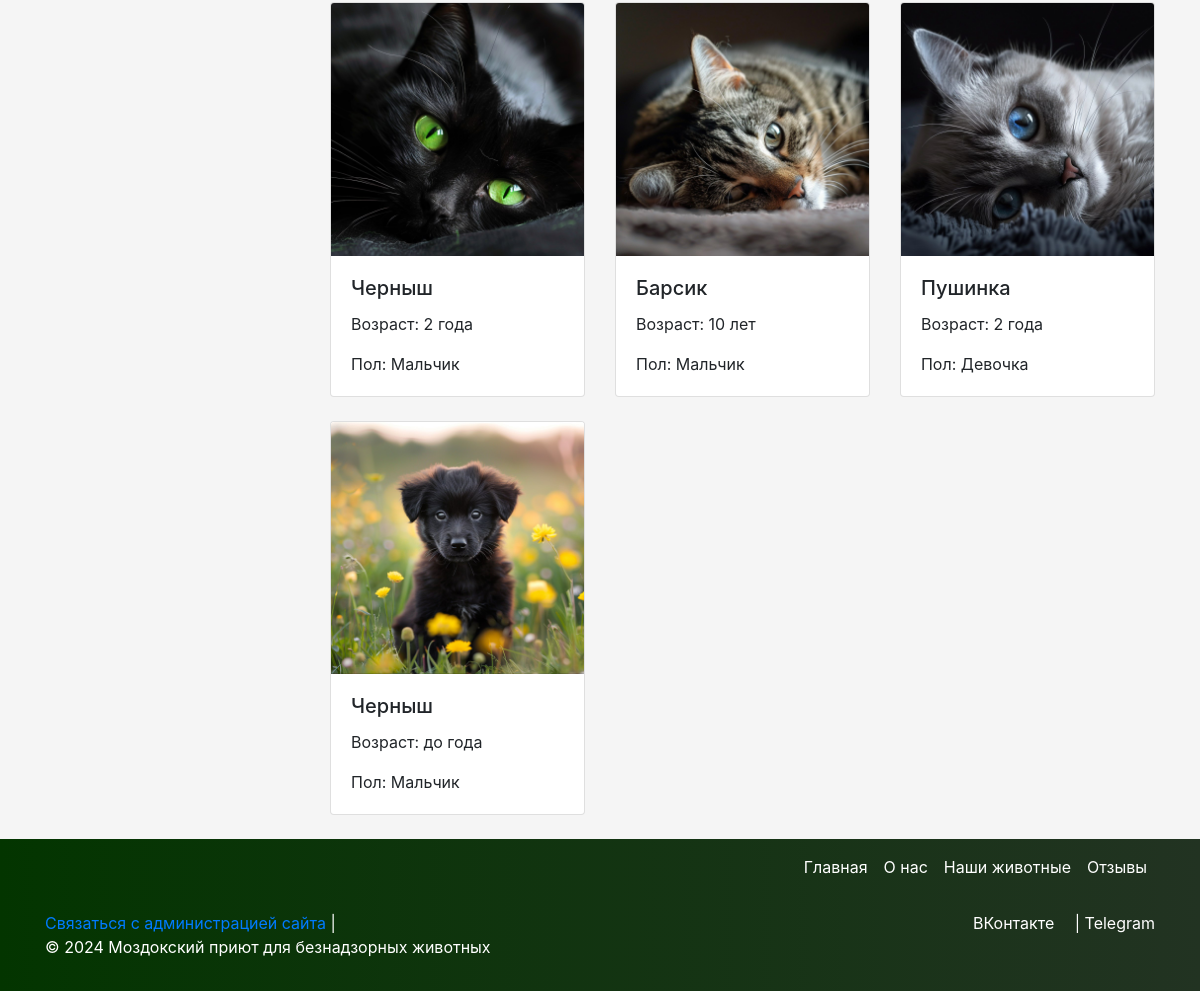
The page /animal_catalog/animal_catalog/ (lower part) on the database as committed earlier.
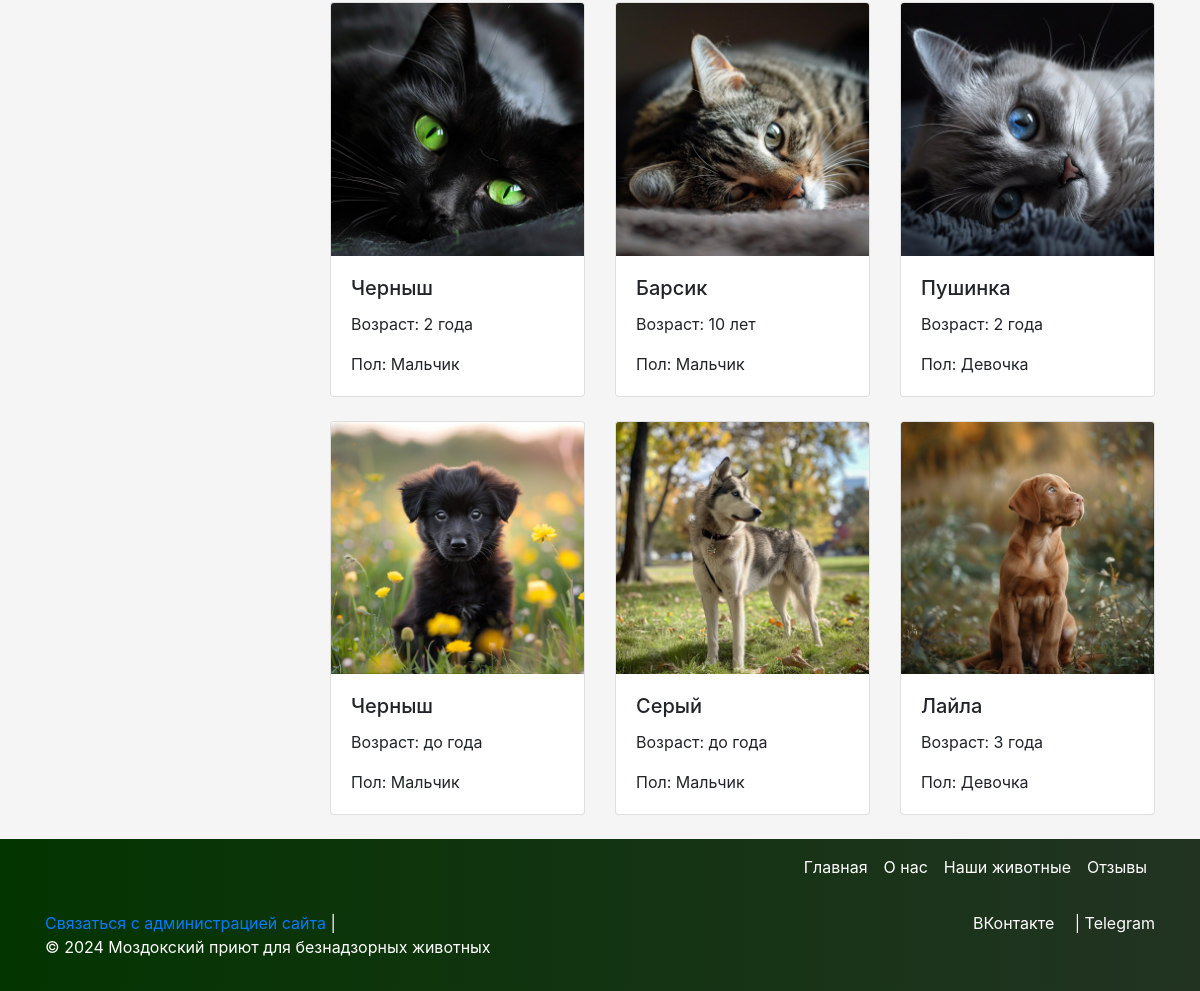
The same page on the database as committed later.
### administration_app/models.py (models this page shows, shortened)
class Animal(models.Model): # создание класса "Животное"
    name = models.CharField(max_length=100)
    photo = models.ImageField(upload_to='animal_photos/')
    description = models.TextField(default='')
    age = models.IntegerField(default=1,)
    category = models.ForeignKey(Category, on_delete=models.CASCADE)
    gender = models.ForeignKey(Gender,default='', on_delete=models.CASCADE)
    registration_date = models.DateField(auto_now_add=True)

class Gender(models.Model): # пол животного
    gender = models.CharField(max_length=50, unique=True)
    def __str__(self):
        return f'{self.gender}'

### catalogue_app/views.py (the view)
# urls.py: path('animal_catalog/', include('catalogue_app.urls')),
def animal_catalog(request):
    categories = Category.objects.all()
    genders = Gender.objects.all()
    selected_category = request.GET.get('category')
    selected_gender = request.GET.get('gender')
    animals = Animal.objects.all()
    if selected_category:
        animals = animals.filter(category__title=selected_category)
    if selected_gender:
        animals = animals.filter(gender__gender=selected_gender)
    return render(request, 'animal_catalog.html', {'animals': animals, 'categories': categories, 'genders': genders, 'selected_category': selected_category, 'selected_gender': selected_gender})

### catalogue_app/templates/animal_catalog.html (shortened to what this page needs)
{% extends 'base.html' %}
{% block content %}
    <div class="row">
        <div class="col-md-3">
        </div>
        <div class="col-md-9">
            <div class="row">
                {% for animal in animals %}
                    <div class="col-md-4 mb-4">
                        <div class="card" data-toggle="modal" data-target="#animalModal{{ animal.id }}">
                            <img src="{{ animal.photo.url }}" class="card-img-top" alt="{{ animal.name }}">
                            <div class="card-body">
                                <h5 class="card-title">{{ animal.name }}</h5>
                                <p class="card-text">Возраст:
                                    {% if animal.age == 0 %}
                                        до года
                                    {% elif animal.age == 1 %}
                                        1 год
                                    {% elif animal.age >= 5 %}
                                        {{ animal.age }} лет
                                    {% else %}
                                        {{ animal.age }} года
                                    {% endif %}
                                </p>
                                <p class="card-text">Пол: {{ animal.gender }}</p>
                            </div>
                        </div>
                    </div>
                {% endfor %}
            </div>
        </div>
    </div>
{% endblock %}

Rows that differ between the two databases and show on the page:
added Animal: photo (picture), name "Серый", age "до года", gender "Мальчик"
added Animal: photo (picture), name "Лайла", age "3", gender "Девочка"
